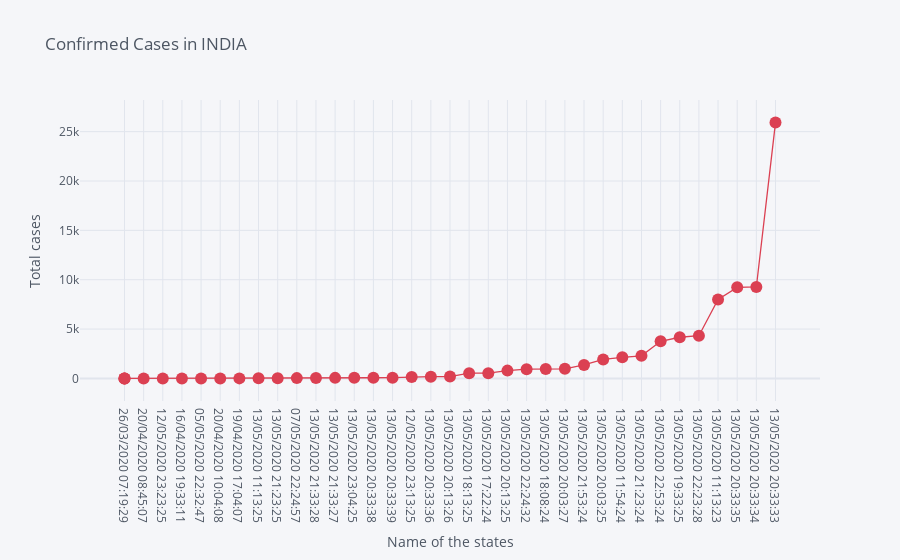

Notebook source saved alongside this figure:
### Code cell
time=covid_india.sort_values(by='confirmed',ascending=True)
time.iplot(kind='scatter',y='confirmed',x='lastupdatedtime',mode='markers+lines',
           title="Confirmed Cases in INDIA",xTitle='Name of the states',yTitle='Total cases',colors='red',size=12)

### Figure 1 — Plotly figure (JSON) as saved in the notebook; plotly's stock layout.template omitted (floating-point values rounded to 4 significant figures)
{"data": [{"line": {"color": "rgba(219, 64, 82, 1.0)", "dash": "solid", "shape": "linear", "width": 1.3}, "marker": {"size": 12, "symbol": "circle"}, "mode": "markers+lines", "name": "confirmed", "text": "", "type": "scatter", "x": ["26/03/2020 07:19:29", "20/04/2020 08:45:07", "26/03/2020 07:19:29", "26/03/2020 07:19:29", "12/05/2020 23:23:25", "16/04/2020 19:33:11", "05/05/2020 22:32:47", "20/04/2020 10:04:08", "19/04/2020 17:04:07", "13/05/2020 11:13:25", "13/05/2020 21:23:25", "07/05/2020 22:24:57", "13/05/2020 21:33:28", "13/05/2020 21:33:27", "13/05/2020 23:04:25", "13/05/2020 20:33:38", "13/05/2020 20:33:39", "12/05/2020 23:13:25", "13/05/2020 20:33:36", "13/05/2020 20:13:26", "13/05/2020 18:13:25", "13/05/2020 17:22:24", "13/05/2020 20:13:25", "13/05/2020 22:24:32", "13/05/2020 18:08:24", "13/05/2020 20:03:27", "13/05/2020 21:53:24", "13/05/2020 20:03:25", "13/05/2020 11:54:24", "13/05/2020 21:23:24", "13/05/2020 22:53:24", "13/05/2020 19:33:25", "13/05/2020 22:23:28", "13/05/2020 11:13:23", "13/05/2020 20:33:35", "13/05/2020 20:33:34", "13/05/2020 20:33:33"], "y": [0, 0, 0, 0, 1, 1, 1, 2, 7, 13, 13, 33, 43, 59, 67, 72, 80, 154, 177, 191, 535, 538, 793, 940, 959, 971, 1367, 1924, 2137, 2290, 3758, 4173, 4328, 7998, 9227, 9268, 25922]}], "layout": {"legend": {"bgcolor": "#F5F6F9", "font": {"color": "#4D5663"}}, "paper_bgcolor": "#F5F6F9", "plot_bgcolor": "#F5F6F9", "title": {"font": {"color": "#4D5663"}, "text": "Confirmed Cases in INDIA"}, "xaxis": {"gridcolor": "#E1E5ED", "showgrid": true, "tickfont": {"color": "#4D5663"}, "title": {"font": {"color": "#4D5663"}, "text": "Name of the states"}, "zerolinecolor": "#E1E5ED"}, "yaxis": {"gridcolor": "#E1E5ED", "showgrid": true, "tickfont": {"color": "#4D5663"}, "title": {"font": {"color": "#4D5663"}, "text": "Total cases"}, "zerolinecolor": "#E1E5ED"}}}
